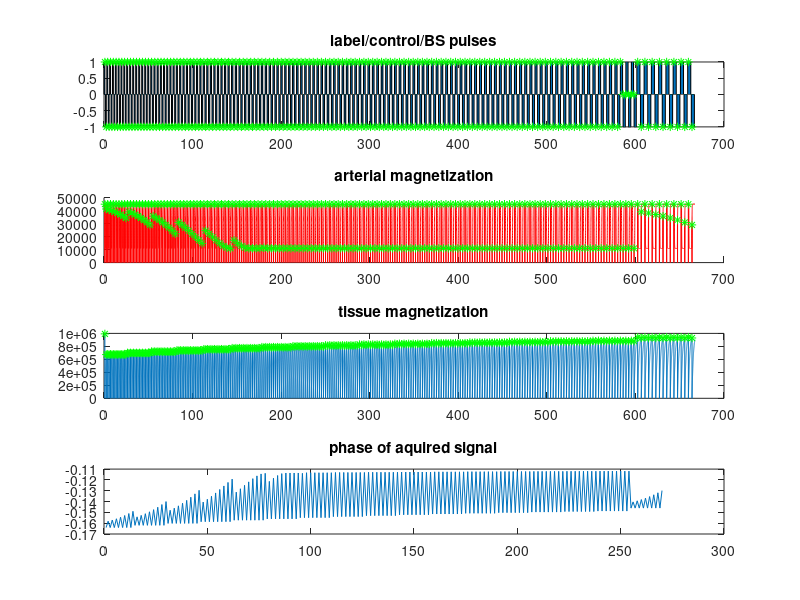

Reproduce this figure in MATLAB. (Note: a time limit stopped this script after it produced the figure.)
function obs = gen_signals(parms, getAQfromfile, dofigs)
% set up parms for pulse sequence and known constants
% ... time units are in seconds

if nargin==0
    f =         0.01;
    mtis0 =     10e5 ;
    cbva =      0.05 ;
    transit=    1.2 ;
    kfor =      1e-2 ;
    r1tis =     1/1.4  ;
    L = 1;
    parms = struct( ...
        'mtis0', mtis0,...
        'f', f , ...  % perfusion in ml/s/g
        'cbva' ,  cbva , ...
        'transit', transit,...
        'kfor', kfor, ...
        'r1tis', r1tis);
    getAQfromfile=0;
    dofigs = 1;
end

dt = 0.01;
Disp = 0.1/dt;
r1a = 1/1.6;

% get parms from the input structure
mtis0 = parms.mtis0;
f = parms.f;
cbva = parms.cbva;
transit = parms.transit;
kfor = parms.kfor;
r1tis = parms.r1tis;

mt_aqs = [];


label_dur=sort(repmat([400:50:1000 1500:500:3000]/1000,[1,16]));
label_dur=sort(repmat([1:0.1:2.5 3.5],[1,16]));

N=length(label_dur);

TR = label_dur + (600/1000);
duration = sum(TR);

% % % % % % % % % % % % % % % % % % % % % % % % % % % % % % % % % % % % %


% in these Aq periods, the label will saturate spins, not
% invert.
% mt_aqs = randperm(N);
% mt_aqs = mt_aqs(1:end/4);


aqfun = zeros(N,1);

% labeling function can have 3 values: off(0), label (1), control(-1)
t = 0:dt:duration;


labelfun = zeros(length(t),1);
for n=1:N
    if n==1 || n==2
        if mod(n,2)==0
            label_start(n)=TR(1);
            ind1 = round(label_start(n)/dt);
            ind2 = round((label_start(n) + label_dur(n))/dt); 
            labelfun(ind1:ind2) = -1;
        else
            control_start(n)=0;
            ind1 = 1;
            ind2 = round((control_start(n) + label_dur(n))/dt);
            labelfun(ind1:ind2) = 1;
        end
    else
        if mod(n,2)==0
            label_start(n)=control_start(n-1)+TR(n-1);
            ind1 = round(label_start(n)/dt);
            ind2 = round((label_start(n) + label_dur(n))/dt);
            labelfun(ind1:ind2) = -1;
        else
            control_start(n)=label_start(n-1)+TR(n-1);
            ind1 = round(control_start(n)/dt);
            ind2 = round((control_start(n) + label_dur(n))/dt);
            labelfun(ind1:ind2) = 1;
        end
    end
end

aqtime(1)= TR(1) - (600/1000);
for n=2:N
    aqtime(n)=aqtime(n-1)+ TR(n)-dt;
end
aqfun=zeros(size(t));
aqfun(round(aqtime/dt)) = 1;
aqs = find(aqfun);


%%% remove background suppression  ****

%%%%%%%%%%%%%%%%
% form an arterial dispersion kernel (only need to do this once)
ttmp = linspace(0,5, 5/dt)';
art_kernel = (ttmp-transit).* exp(-Disp *(ttmp-transit));
art_kernel(art_kernel<0)=0;
art_kernel = art_kernel / sum(art_kernel);


inp = ones(size(labelfun));
inp(labelfun==1) = 1 - 2*0.8* exp(-transit*r1a);
inp(labelfun==0.5) = 1 - exp(-transit*r1a);  % in this case we get arterial spin saturation
tmp_inp = inp;

% pad the input function with ones
inp = [ones(size(ttmp)); inp];

% convolve with dipersion kernel
% in order to obtain the arterial signal
% assume that the arterial volume is 100% for input function
ma = mtis0 * conv(inp, art_kernel);

% remove padding from both ends
ma = ma(length(ttmp):end);
ma = ma(1:length(labelfun));
ma = ma * mtis0/max(ma);



% now the fun part: calculate the tissue function
% make a matgnetization transfer function

mtr = kfor * ~~(labelfun);  % we always get the same RF power and MT whether there is label or not.
m = mtis0 * ones(size(t));

for n=7:length(t)
    % the modified Blocj equation has
    % t1 decay,  magnetization transfer, inflow, outflow
    dm = (mtis0 - m(n-1))*r1tis - mtr(n-1)*m(n-1) + f*ma(n-1-5) - f*m(n-1)/0.9;
    m(n) = m(n-1) + dm*dt;
  
    if aqfun(n-1)==1
        m(n) = 0;
        ma(n) = 0;
    end
    
end

% adjust ma to reflect the blood volume, not just for a 100% voxel
ma = cbva*0.9*ma';
%m = m + ma;

obs = m(aqs) + ma(aqs);%%%%%%%%%%%%%%%%%%%%%%%


% modification:  signals are complex.   Assume flip angle beta is pi/2
% Arterial and tissue compartments will acquire different amounts of
% phase during readout
beta = pi/2;
m_phi = 0.1;
ma_phi = 2;
obs = m(aqs)*sin(beta)*exp(-i*m_phi) + ma(aqs)*sin(beta)*exp(-i*ma_phi);
obs = obs(3:end);
%obs = ma(aqs);

if dofigs
    figure(1)
    subplot(411)
    area(t,labelfun)
    hold on
%    plot(t,tmp_inp)
%     plot(t,bsfun,'r')
%     plot(t(aqs),bsfun(aqs),'g*')
    title('label/control/BS pulses')
    hold on
    plot(t(aqs),labelfun(aqs),'g*')
    hold off
    
    subplot(412)
    
    hold on
    plot(t,ma,'r')
    plot(t(aqs),ma(aqs),'g*')
    hold off
    title('arterial magnetization')
    
    subplot(413)
    plot(t,m)
    hold on
    plot(t(aqs),m(aqs),'g*')
    hold off
    title('tissue magnetization')
    
    subplot(414)
    plot(angle(obs))
    
    title('phase of aquired signal')
    
    
    figure(5)
    subplot(211)
    plot(abs(obs)); title('signal magnitude')
    subplot(212)
    plot(angle(obs)); title('signal phase')
    
    
    drawnow
end

sigs = ma(aqs);     
con = sigs(1:2:end);
tag = sigs(2:2:end);
asub = con-tag;

sigs = m(aqs);     
con = sigs(1:2:end);
tag = sigs(2:2:end);
tsub = con-tag;

figure
plot( asub); hold on; plot(tsub,'r')

end
